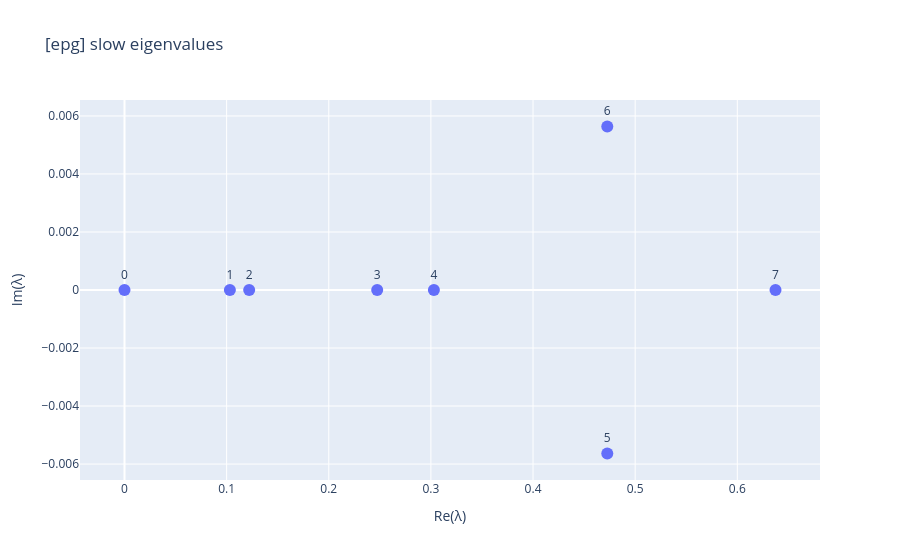
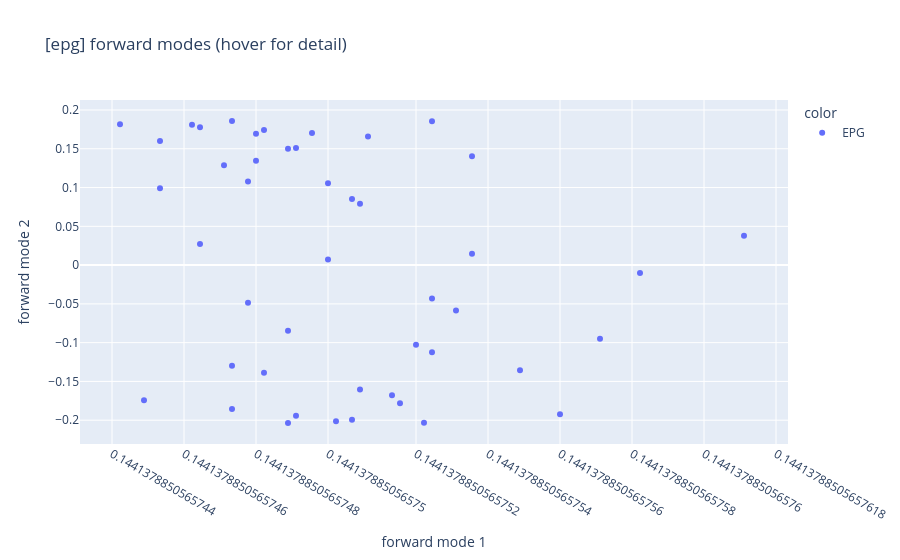
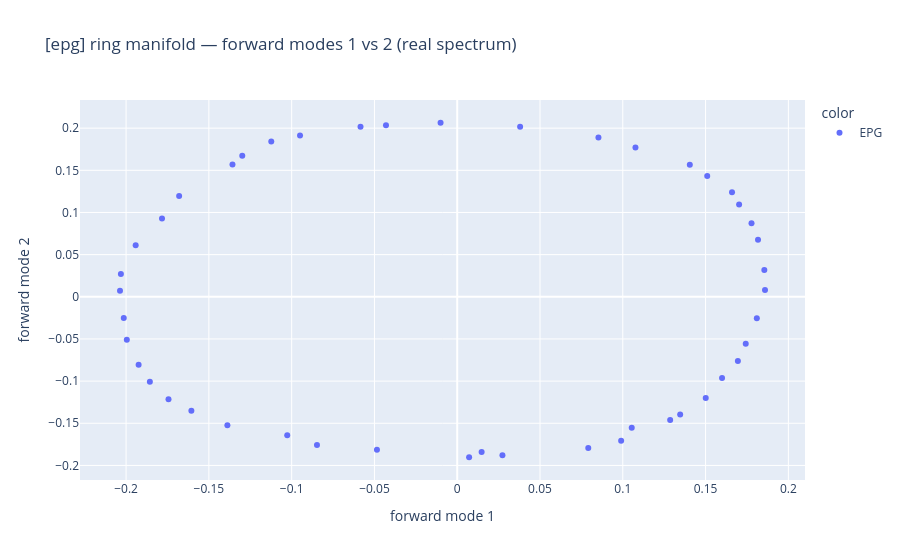
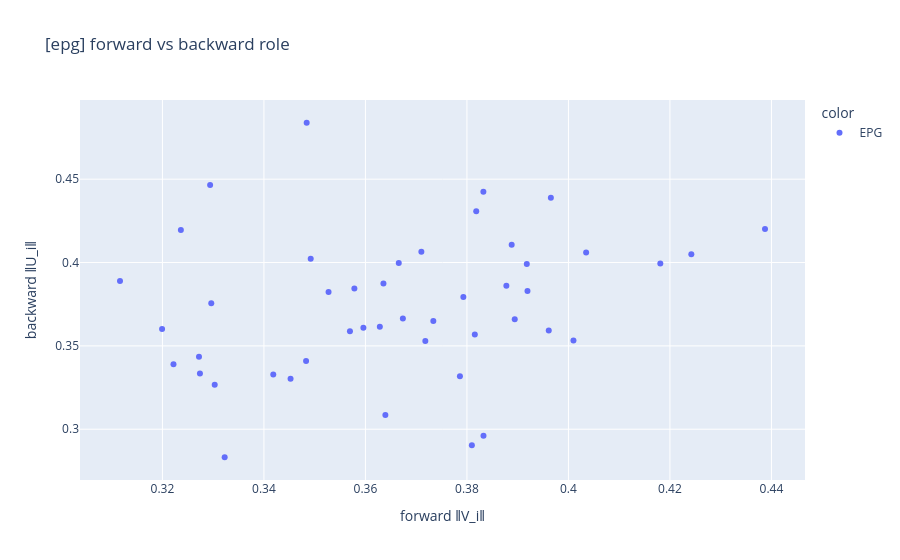

Notebook code for these charts, in order:
### Markdown cell above
## Pass 1 — EPG only

The EPG population alone (46 neurons). Loaded with the L/R-wedge **spatial** ring
ordering so the ring coordinate is well defined for every node.

### Code cell
rc_epg = load_ring_connectome(['EPG'], reorder='spatial')
b_epg = explore_population(rc_epg, 'epg')

### Figure 1 — Plotly figure (JSON) as saved in the notebook; plotly's stock layout.template omitted (floating-point values rounded to 4 significant figures)
{"data": [{"hovertemplate": "Re(λ)=%{x}<br>Im(λ)=%{y}<br>text=%{text}<extra></extra>", "legendgroup": "", "marker": {"color": "#636efa", "size": 12, "symbol": "circle"}, "mode": "markers+text", "name": "", "orientation": "v", "showlegend": false, "text": ["0", "1", "2", "3", "4", "5", "6", "7"], "textposition": "top center", "type": "scatter", "x": [-1.869e-16, 0.1032, 0.1221, 0.2474, 0.3029, 0.4727, 0.4727, 0.6374], "xaxis": "x", "y": [6.619e-20, 4.506e-18, 2.693e-18, 9.318e-18, 5.726e-18, -0.005636, 0.005636, 9.533e-18], "yaxis": "y"}], "layout": {"legend": {"tracegroupgap": 0}, "title": {"text": "[epg] slow eigenvalues"}, "xaxis": {"anchor": "y", "domain": [0.0, 1.0], "title": {"text": "Re(λ)"}}, "yaxis": {"anchor": "x", "domain": [0.0, 1.0], "title": {"text": "Im(λ)"}}}}

### Figure 2 — Plotly figure (JSON) as saved in the notebook; plotly's stock layout.template omitted (floating-point values rounded to 4 significant figures)
{"data": [{"hovertemplate": "<b>%{hovertext}</b><br><br>color=EPG<br>forward mode 1=%{x}<br>forward mode 2=%{y}<extra></extra>", "hovertext": ["572870540<br>EPG(PB08)_L1<br>EPG<br>group 2", "1447576662<br>EPG(PB08)_L1<br>EPG<br>group 2", "1125964814<br>EPG(PB08)_R8<br>EPG<br>group 4", "1126647624<br>EPG(PB08)_R8<br>EPG<br>group 4", "5813040233<br>EPG(PB08)_R8<br>EPG<br>group 4", "5813061251<br>EPG(PB08)_R8<br>EPG<br>group 4", "697001770<br>EPG(PB08)_L2<br>EPG<br>group 4", "912545106<br>EPG(PB08)_L2<br>EPG<br>group 4", "1002507159<br>EPG(PB08)_R7<br>EPG<br>group 6", "1002852791<br>EPG(PB08)_R7<br>EPG<br>group 6", "1034219901<br>EPG(PB08)_R7<br>EPG<br>group 6", "387364605<br>EPG(PB08)_L3<br>EPG<br>group 6", "449438847<br>EPG(PB08)_L3<br>EPG<br>group 6", "758419409<br>EPG(PB08)_L3<br>EPG<br>group 6", "910438331<br>EPG(PB08)_R6<br>EPG<br>group 1", "941132434<br>EPG(PB08)_R6<br>EPG<br>group 1", "942491983<br>EPG(PB08)_R6<br>EPG<br>group 1", "634962055<br>EPG(PB08)_L4<br>EPG<br>group 1", "665314820<br>EPG(PB08)_L4<br>EPG<br>group 1", "5813022281<br>EPG(PB08)_L4<br>EPG<br>group 1", "694920753<br>EPG(PB08)_R5<br>EPG<br>group 5", "725951521<br>EPG(PB08)_R5<br>EPG<br>group 5", "5813027103<br>EPG(PB08)_R5<br>EPG<br>group 5", "696362840<br>EPG(PB08)_L5<br>EPG<br>group 5", "789126240<br>EPG(PB08)_L5<br>EPG<br>group 5", "819828986<br>EPG(PB08)_L5<br>EPG<br>group 5", "416642425<br>EPG(PB08)_R4<br>EPG<br>group 0", "633546217<br>EPG(PB08)_R4<br>EPG<br>group 0", "695956656<br>EPG(PB08)_R4<br>EPG<br>group 0", "541870397<br>EPG(PB08)_L6<br>EPG<br>group 0", "788794171<br>EPG(PB08)_L6<br>EPG<br>group 0", "912601268<br>EPG(PB08)_L6<br>EPG<br>group 7", "478375456<br>EPG(PB08)_R3<br>EPG<br>group 7", "541118908<br>EPG(PB08)_R3<br>EPG<br>group 7", "5813080838<br>EPG(PB08)_R3<br>EPG<br>group 7", "1004017998<br>EPG(PB08)_L7<br>EPG<br>group 7", "1035045015<br>EPG(PB08)_L7<br>EPG<br>group 7", "5813012006<br>EPG(PB08)_L7<br>EPG<br>group 7", "632544268<br>EPG(PB08)_R2<br>EPG<br>group 3", "695629525<br>EPG(PB08)_R2<br>EPG<br>group 3", "1065410141<br>EPG(PB08)_L8<br>EPG<br>group 3", "1127476096<br>EPG(PB08)_L8<br>EPG<br>group 3", "1167995070<br>EPG(PB08)_L8<br>EPG<br>group 3", "1168664495<br>EPG(PB08)_L8<br>EPG<br>group 3", "5813014873<br>EPG(PB08)_R1<br>EPG<br>group 2", "5813077544<br>EPG(PB08)_R1<br>EPG<br>group 2"], "legendgroup": "EPG", "marker": {"color": "#636efa", "symbol": "circle"}, "mode": "markers", "name": "EPG", "orientation": "v", "showlegend": true, "type": "scatter", "x": [0.1441, 0.1441, 0.1441, 0.1441, 0.1441, 0.1441, 0.1441, 0.1441, 0.1441, 0.1441, 0.1441, 0.1441, 0.1441, 0.1441, 0.1441, 0.1441, 0.1441, 0.1441, 0.1441, 0.1441, 0.1441, 0.1441, 0.1441, 0.1441, 0.1441, 0.1441, 0.1441, 0.1441, 0.1441, 0.1441, 0.1441, 0.1441, 0.1441, 0.1441, 0.1441, 0.1441, 0.1441, 0.1441, 0.1441, 0.1441, 0.1441, 0.1441, 0.1441, 0.1441, 0.1441, 0.1441], "xaxis": "x", "y": [0.03798, -0.01006, -0.05841, -0.1123, -0.04302, -0.09495, -0.1298, -0.1357, -0.1783, -0.168, -0.1942, -0.2031, -0.2037, -0.2014, -0.1996, -0.1856, -0.1924, -0.1388, -0.1744, -0.1606, -0.1027, -0.08471, -0.04849, 0.02731, 0.01474, 0.007188, 0.1054, 0.09901, 0.07915, 0.1347, 0.1286, 0.1501, 0.16, 0.1695, 0.1743, 0.181, 0.1859, 0.1855, 0.1817, 0.1777, 0.1703, 0.166, 0.151, 0.1405, 0.08529, 0.1077], "yaxis": "y"}], "layout": {"legend": {"title": {"text": "color"}, "tracegroupgap": 0}, "title": {"text": "[epg] forward modes (hover for detail)"}, "xaxis": {"anchor": "y", "domain": [0.0, 1.0], "title": {"text": "forward mode 1"}}, "yaxis": {"anchor": "x", "domain": [0.0, 1.0], "title": {"text": "forward mode 2"}}}}

### Figure 3 — Plotly figure (JSON) as saved in the notebook; plotly's stock layout.template omitted (floating-point values rounded to 4 significant figures)
{"data": [{"hovertemplate": "<b>%{hovertext}</b><br><br>color=EPG<br>forward mode 1=%{x}<br>forward mode 2=%{y}<extra></extra>", "hovertext": ["572870540<br>EPG(PB08)_L1<br>EPG<br>group 2", "1447576662<br>EPG(PB08)_L1<br>EPG<br>group 2", "1125964814<br>EPG(PB08)_R8<br>EPG<br>group 4", "1126647624<br>EPG(PB08)_R8<br>EPG<br>group 4", "5813040233<br>EPG(PB08)_R8<br>EPG<br>group 4", "5813061251<br>EPG(PB08)_R8<br>EPG<br>group 4", "697001770<br>EPG(PB08)_L2<br>EPG<br>group 4", "912545106<br>EPG(PB08)_L2<br>EPG<br>group 4", "1002507159<br>EPG(PB08)_R7<br>EPG<br>group 6", "1002852791<br>EPG(PB08)_R7<br>EPG<br>group 6", "1034219901<br>EPG(PB08)_R7<br>EPG<br>group 6", "387364605<br>EPG(PB08)_L3<br>EPG<br>group 6", "449438847<br>EPG(PB08)_L3<br>EPG<br>group 6", "758419409<br>EPG(PB08)_L3<br>EPG<br>group 6", "910438331<br>EPG(PB08)_R6<br>EPG<br>group 1", "941132434<br>EPG(PB08)_R6<br>EPG<br>group 1", "942491983<br>EPG(PB08)_R6<br>EPG<br>group 1", "634962055<br>EPG(PB08)_L4<br>EPG<br>group 1", "665314820<br>EPG(PB08)_L4<br>EPG<br>group 1", "5813022281<br>EPG(PB08)_L4<br>EPG<br>group 1", "694920753<br>EPG(PB08)_R5<br>EPG<br>group 5", "725951521<br>EPG(PB08)_R5<br>EPG<br>group 5", "5813027103<br>EPG(PB08)_R5<br>EPG<br>group 5", "696362840<br>EPG(PB08)_L5<br>EPG<br>group 5", "789126240<br>EPG(PB08)_L5<br>EPG<br>group 5", "819828986<br>EPG(PB08)_L5<br>EPG<br>group 5", "416642425<br>EPG(PB08)_R4<br>EPG<br>group 0", "633546217<br>EPG(PB08)_R4<br>EPG<br>group 0", "695956656<br>EPG(PB08)_R4<br>EPG<br>group 0", "541870397<br>EPG(PB08)_L6<br>EPG<br>group 0", "788794171<br>EPG(PB08)_L6<br>EPG<br>group 0", "912601268<br>EPG(PB08)_L6<br>EPG<br>group 7", "478375456<br>EPG(PB08)_R3<br>EPG<br>group 7", "541118908<br>EPG(PB08)_R3<br>EPG<br>group 7", "5813080838<br>EPG(PB08)_R3<br>EPG<br>group 7", "1004017998<br>EPG(PB08)_L7<br>EPG<br>group 7", "1035045015<br>EPG(PB08)_L7<br>EPG<br>group 7", "5813012006<br>EPG(PB08)_L7<br>EPG<br>group 7", "632544268<br>EPG(PB08)_R2<br>EPG<br>group 3", "695629525<br>EPG(PB08)_R2<br>EPG<br>group 3", "1065410141<br>EPG(PB08)_L8<br>EPG<br>group 3", "1127476096<br>EPG(PB08)_L8<br>EPG<br>group 3", "1167995070<br>EPG(PB08)_L8<br>EPG<br>group 3", "1168664495<br>EPG(PB08)_L8<br>EPG<br>group 3", "5813014873<br>EPG(PB08)_R1<br>EPG<br>group 2", "5813077544<br>EPG(PB08)_R1<br>EPG<br>group 2"], "legendgroup": "EPG", "marker": {"color": "#636efa", "symbol": "circle"}, "mode": "markers", "name": "EPG", "orientation": "v", "showlegend": true, "type": "scatter", "x": [0.03798, -0.01006, -0.05841, -0.1123, -0.04302, -0.09495, -0.1298, -0.1357, -0.1783, -0.168, -0.1942, -0.2031, -0.2037, -0.2014, -0.1996, -0.1856, -0.1924, -0.1388, -0.1744, -0.1606, -0.1027, -0.08471, -0.04849, 0.02731, 0.01474, 0.007188, 0.1054, 0.09901, 0.07915, 0.1347, 0.1286, 0.1501, 0.16, 0.1695, 0.1743, 0.181, 0.1859, 0.1855, 0.1817, 0.1777, 0.1703, 0.166, 0.151, 0.1405, 0.08529, 0.1077], "xaxis": "x", "y": [0.2015, 0.2064, 0.2016, 0.1842, 0.2035, 0.1913, 0.1673, 0.157, 0.09284, 0.1196, 0.06103, 0.02708, 0.007181, -0.02519, -0.05086, -0.1007, -0.08072, -0.1523, -0.1214, -0.1351, -0.1642, -0.1757, -0.1813, -0.1878, -0.1842, -0.1903, -0.1554, -0.1707, -0.1793, -0.1396, -0.1462, -0.12, -0.09636, -0.07621, -0.05571, -0.0253, 0.007973, 0.03189, 0.06779, 0.08713, 0.1094, 0.1241, 0.1433, 0.1567, 0.1888, 0.177], "yaxis": "y"}], "layout": {"legend": {"title": {"text": "color"}, "tracegroupgap": 0}, "title": {"text": "[epg] ring manifold — forward modes 1 vs 2 (real spectrum)"}, "xaxis": {"anchor": "y", "domain": [0.0, 1.0], "title": {"text": "forward mode 1"}}, "yaxis": {"anchor": "x", "domain": [0.0, 1.0], "title": {"text": "forward mode 2"}}}}

### Figure 4 — Plotly figure (JSON) as saved in the notebook; plotly's stock layout.template omitted (floating-point values rounded to 4 significant figures)
{"data": [{"hovertemplate": "<b>%{hovertext}</b><br><br>color=EPG<br>forward ‖V_i‖=%{x}<br>backward ‖U_i‖=%{y}<extra></extra>", "hovertext": ["572870540<br>EPG(PB08)_L1<br>EPG<br>group 2", "1447576662<br>EPG(PB08)_L1<br>EPG<br>group 2", "1125964814<br>EPG(PB08)_R8<br>EPG<br>group 4", "1126647624<br>EPG(PB08)_R8<br>EPG<br>group 4", "5813040233<br>EPG(PB08)_R8<br>EPG<br>group 4", "5813061251<br>EPG(PB08)_R8<br>EPG<br>group 4", "697001770<br>EPG(PB08)_L2<br>EPG<br>group 4", "912545106<br>EPG(PB08)_L2<br>EPG<br>group 4", "1002507159<br>EPG(PB08)_R7<br>EPG<br>group 6", "1002852791<br>EPG(PB08)_R7<br>EPG<br>group 6", "1034219901<br>EPG(PB08)_R7<br>EPG<br>group 6", "387364605<br>EPG(PB08)_L3<br>EPG<br>group 6", "449438847<br>EPG(PB08)_L3<br>EPG<br>group 6", "758419409<br>EPG(PB08)_L3<br>EPG<br>group 6", "910438331<br>EPG(PB08)_R6<br>EPG<br>group 1", "941132434<br>EPG(PB08)_R6<br>EPG<br>group 1", "942491983<br>EPG(PB08)_R6<br>EPG<br>group 1", "634962055<br>EPG(PB08)_L4<br>EPG<br>group 1", "665314820<br>EPG(PB08)_L4<br>EPG<br>group 1", "5813022281<br>EPG(PB08)_L4<br>EPG<br>group 1", "694920753<br>EPG(PB08)_R5<br>EPG<br>group 5", "725951521<br>EPG(PB08)_R5<br>EPG<br>group 5", "5813027103<br>EPG(PB08)_R5<br>EPG<br>group 5", "696362840<br>EPG(PB08)_L5<br>EPG<br>group 5", "789126240<br>EPG(PB08)_L5<br>EPG<br>group 5", "819828986<br>EPG(PB08)_L5<br>EPG<br>group 5", "416642425<br>EPG(PB08)_R4<br>EPG<br>group 0", "633546217<br>EPG(PB08)_R4<br>EPG<br>group 0", "695956656<br>EPG(PB08)_R4<br>EPG<br>group 0", "541870397<br>EPG(PB08)_L6<br>EPG<br>group 0", "788794171<br>EPG(PB08)_L6<br>EPG<br>group 0", "912601268<br>EPG(PB08)_L6<br>EPG<br>group 7", "478375456<br>EPG(PB08)_R3<br>EPG<br>group 7", "541118908<br>EPG(PB08)_R3<br>EPG<br>group 7", "5813080838<br>EPG(PB08)_R3<br>EPG<br>group 7", "1004017998<br>EPG(PB08)_L7<br>EPG<br>group 7", "1035045015<br>EPG(PB08)_L7<br>EPG<br>group 7", "5813012006<br>EPG(PB08)_L7<br>EPG<br>group 7", "632544268<br>EPG(PB08)_R2<br>EPG<br>group 3", "695629525<br>EPG(PB08)_R2<br>EPG<br>group 3", "1065410141<br>EPG(PB08)_L8<br>EPG<br>group 3", "1127476096<br>EPG(PB08)_L8<br>EPG<br>group 3", "1167995070<br>EPG(PB08)_L8<br>EPG<br>group 3", "1168664495<br>EPG(PB08)_L8<br>EPG<br>group 3", "5813014873<br>EPG(PB08)_R1<br>EPG<br>group 2", "5813077544<br>EPG(PB08)_R1<br>EPG<br>group 2"], "legendgroup": "EPG", "marker": {"color": "#636efa", "symbol": "circle"}, "mode": "markers", "name": "EPG", "orientation": "v", "showlegend": true, "type": "scatter", "x": [0.3832, 0.3888, 0.3718, 0.401, 0.381, 0.3786, 0.3818, 0.3578, 0.3635, 0.3596, 0.4242, 0.4387, 0.3918, 0.3303, 0.3199, 0.3965, 0.3527, 0.3639, 0.4181, 0.4035, 0.3272, 0.3674, 0.3492, 0.3483, 0.3452, 0.3833, 0.3294, 0.371, 0.3666, 0.3274, 0.3418, 0.3222, 0.3236, 0.3569, 0.3628, 0.3919, 0.3793, 0.3323, 0.3116, 0.3296, 0.3894, 0.3961, 0.3878, 0.3816, 0.3734, 0.3484], "xaxis": "x", "y": [0.4424, 0.4106, 0.353, 0.3533, 0.2904, 0.3317, 0.4307, 0.3844, 0.3875, 0.3608, 0.405, 0.4201, 0.3991, 0.3267, 0.3602, 0.4388, 0.3823, 0.3085, 0.3994, 0.4061, 0.3434, 0.3664, 0.4022, 0.3409, 0.3303, 0.2961, 0.4465, 0.4065, 0.3997, 0.3334, 0.3328, 0.339, 0.4195, 0.3587, 0.3615, 0.383, 0.3793, 0.2832, 0.3889, 0.3755, 0.3659, 0.3593, 0.3861, 0.3568, 0.365, 0.4839], "yaxis": "y"}], "layout": {"legend": {"title": {"text": "color"}, "tracegroupgap": 0}, "title": {"text": "[epg] forward vs backward role"}, "xaxis": {"anchor": "y", "domain": [0.0, 1.0], "title": {"text": "forward ‖V_i‖"}}, "yaxis": {"anchor": "x", "domain": [0.0, 1.0], "title": {"text": "backward ‖U_i‖"}}}}
